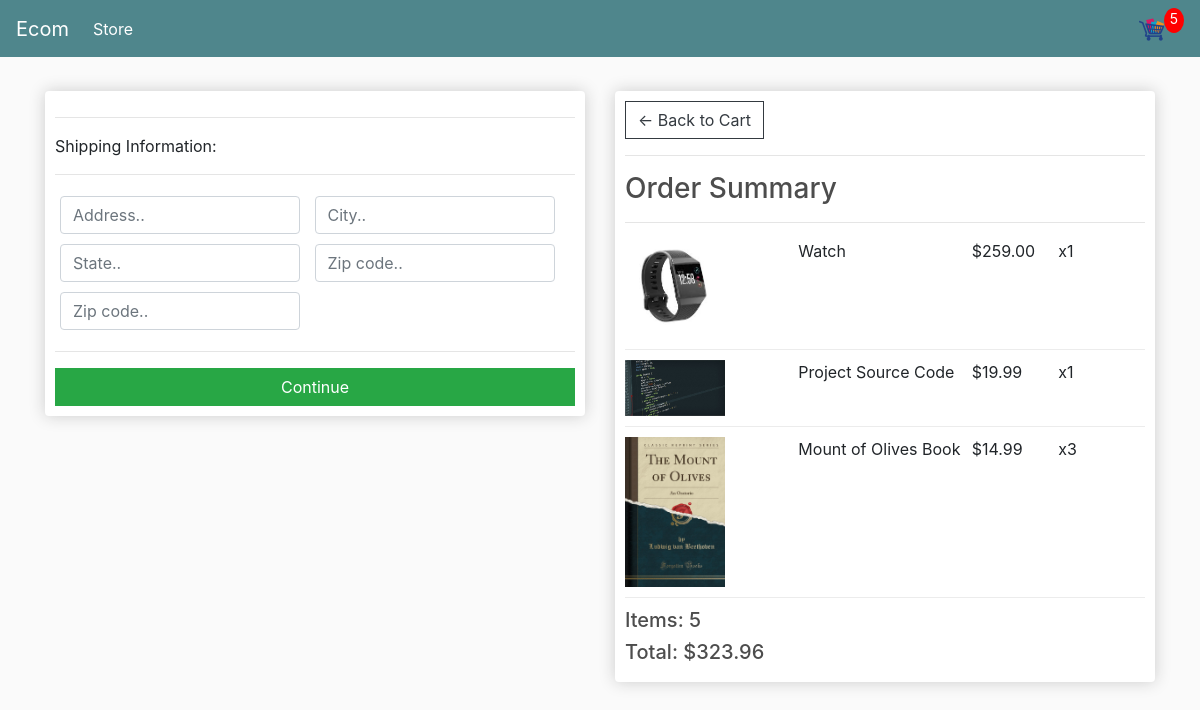
Screenshot of /checkout/ (signed in) with the database file from the repository.
### store/models.py (models this page shows, shortened)
class OrderItem(models.Model):
	product=models.ForeignKey(Product , on_delete=models.SET_NULL , blank=True , null=True)
	order=models.ForeignKey(Order , on_delete=models.SET_NULL , blank=True , null=True)
	qauntity=models.IntegerField(default=0 , null=True , blank=True)
	date_added=models.DateTimeField(auto_now_add=True)
	@property
	def get_total(self):
		total=self.product.price*self.qauntity
		return total

class Product(models.Model):
	name=models.CharField(max_length=200)
	price=models.FloatField(max_length=200)
	digital=models.BooleanField(default=True , null=True , blank=True)
	image=models.ImageField(null=True)

class Order(models.Model):
	customer=models.ForeignKey(Customer , on_delete=models.SET_NULL , blank=True , null=True)
	date_ordered=models.DateTimeField(auto_now_add=True)
	complete=models.BooleanField(default=True , null=True , blank=True)
	transaction_id=models.CharField(max_length=200 , null=True)
	@property
	def shipping(self):
		shipping = False
		orderitems = self.orderitem_set.all()
		for i in orderitems:
			if i.product.digital == False:
				shipping = True
		return shipping
	@property
	def get_cart_total(self):
		orderitems=self.orderitem_set.all()
		total=sum([item.get_total for item in orderitems])
		return total
	@property
	def get_cart_items(self):
		orderitems=self.orderitem_set.all()
		total=sum([item.qauntity for item in orderitems])
		return total

### store/views.py (the view)
# urls.py: path('checkout/' , views.checkout , name='checkout'  ),
def checkout(request):
	data = cartData(request)
	cartItems = data['cartItems']
	order = data['order']
	items = data['items']
	context = {'items':items, 'order':order, 'cartItems':cartItems}
	return render(request, 'store/checkout.html', context)

### store/utils.py (called while the page is built)
def cartData(request):
	if request.user.is_authenticated:
		user_pk=request.user.pk
		customer = Customer.objects.get(pk=user_pk)
		order, created = Order.objects.get_or_create(customer=customer, complete=False)
		items = order.orderitem_set.all()
		cartItems = order.get_cart_items
	else:
		cookieData = cookieCart(request)
		cartItems = cookieData['cartItems']
		order = cookieData['order']
		items = cookieData['items']
	return {'cartItems':cartItems ,'order':order, 'items':items}

### templates/store/checkout.html (shortened to what this page needs)
{% extends 'store/base.html' %}
{% load static %}
{% block content %}
     <div class="row">
		<div class="col-lg-6">
			<div class="box-element" id="form-wrapper">
				<form id="form">
					<div id="shipping-info">
						<hr>
						<p>Shipping Information:</p>
						<hr>
						<div class="form-field">
							<input class="form-control" type="text" name="address" placeholder="Address..">
						</div>
						<div class="form-field">
							<input class="form-control" type="text" name="city" placeholder="City..">
						</div>
						<div class="form-field">
							<input class="form-control" type="text" name="state" placeholder="State..">
						</div>
						<div class="form-field">
							<input class="form-control" type="text" name="zipcode" placeholder="Zip code..">
						</div>
						<div class="form-field">
							<input class="form-control" type="text" name="country" placeholder="Zip code..">
						</div>
					</div>
					<hr>
					<input id="form-button" class="btn btn-success btn-block" type="submit" value="Continue">
				</form>
			</div>
			<br>
		</div>
		<div class="col-lg-6">
			<div class="box-element">
				<a  class="btn btn-outline-dark" href="{% url 'cart' %}">&#x2190; Back to Cart</a>
				<hr>
				<h3>Order Summary</h3>
				<hr>
				{% for item in items %}
				<div class="cart-row">
					<div style="flex:2"><img class="row-image" src="{{item.product.image.url}}"></div>
					<div style="flex:2"><p>{{item.product.name}}</p></div>
					<div style="flex:1"><p>${{item.product.price|floatformat:2}}</p></div>
					<div style="flex:1"><p>x{{item.qauntity}}</p></div>
				</div>
				{% endfor %}
				<h5>Items:   {{order.get_cart_items}}</h5>
				<h5>Total:   ${{order.get_cart_total|floatformat:2}}</h5>
			</div>
		</div>
	</div>
{% endblock content %}

### static/css/style.css (style rules this page uses)
body { background-color: hsl(0, 0%, 98%); }
h1,h2,h3,h4,h5,h6 { color:hsl(0, 0%, 30%); }
.box-element { box-shadow:hsl(0, 0%, 80%) 0 0 16px; background-color: #fff; border-radius: 4px; padding: 10px; }
.col-lg-4, .col-lg-6, .col-lg-8, .col-lg-12 { margin-top: 10px; }
.btn { border-radius: 0; }
.row-image { width: 100px; }
.form-field { width:250px; display: inline-block; padding: 5px; }
.cart-row { display: flex; align-items: flex-stretch; padding-bottom: 10px; margin-bottom: 10px; border-bottom: 1px solid #ececec; }

### rows the page displays
OrderItem: product.image (picture), product.name "Watch", product.price "259.00", qauntity "1"
OrderItem: product.image (picture), product.name "Project Source Code", product.price "19.99", qauntity "1"
OrderItem: product.image (picture), product.name "Mount of Olives Book", product.price "14.99", qauntity "3"
Order: get_cart_items "5", get_cart_total "323.96"

### other values shown
{{ cartItems }} "5"
